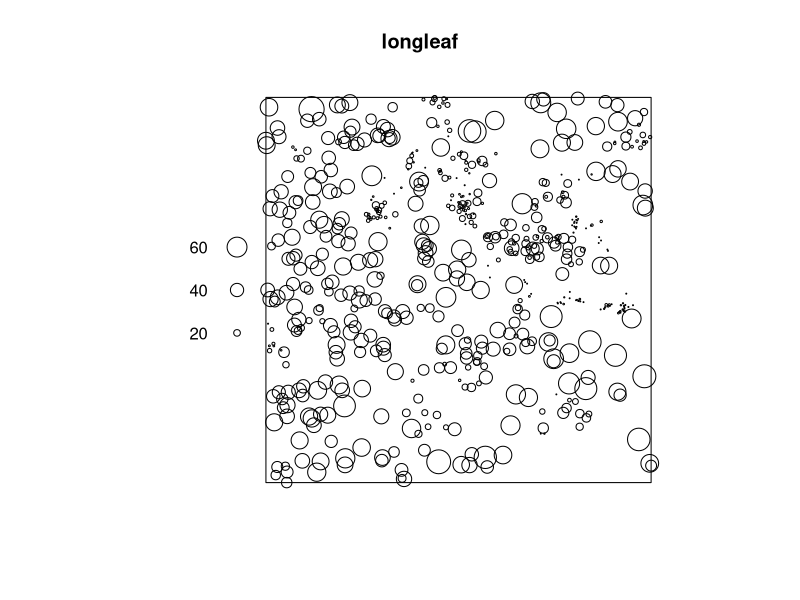
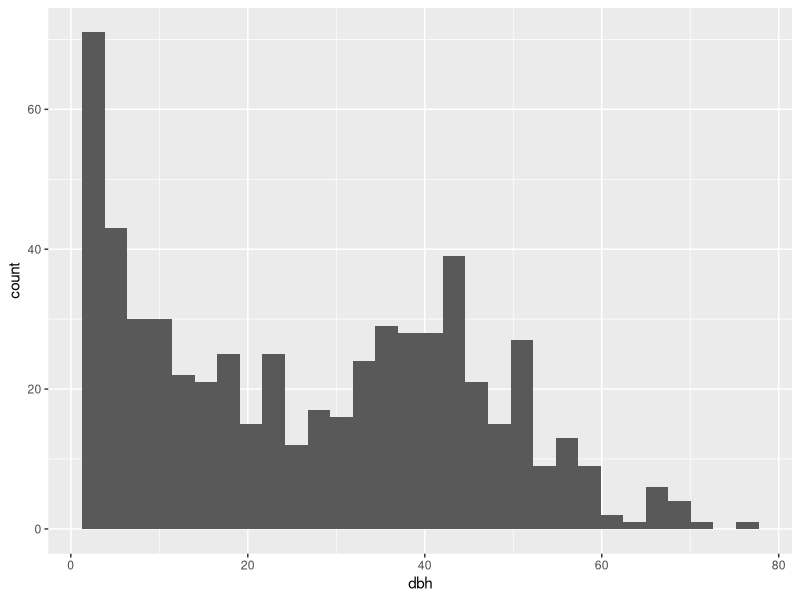

The R script that drew these images, in order:
## ---- chunk 1
library(spatstat.data)
library(spatstat.geom)
library(tidyverse)
## ---- chunk 2
plot(longleaf)
longleaf_df <- as.data.frame(longleaf) |> 
  rename(dbh = marks)
## ---- chunk 3
ggplot(longleaf_df, aes(dbh)) + geom_histogram()
## ---- chunk 4
longleaf_df |> 
  mutate(group = case_when(
    dbh < 20 ~ "sapling",
    dbh >=20 & dbh < 50 ~ "mature tree",
    dbh >=50 ~ "old growth"
  )) |> 
  group_by(group) |> 
  summarize(
    n = n(),
    median_dbh = median(dbh),
    density = n/(200*200),
  )
